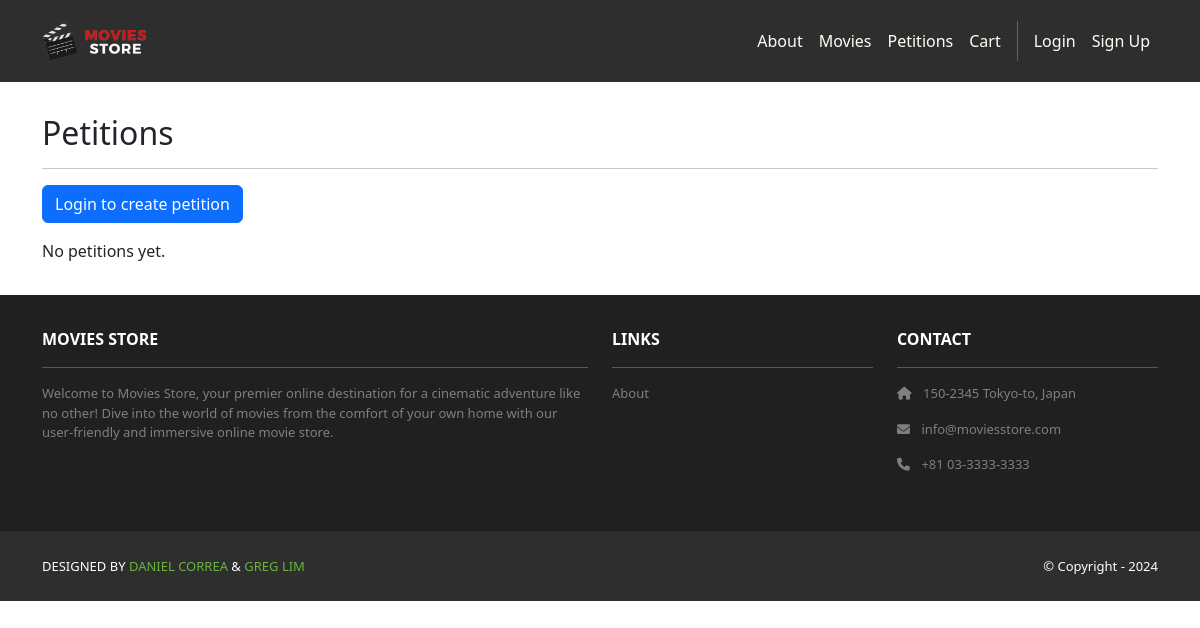
The app's page /movies/petitions/, older data.
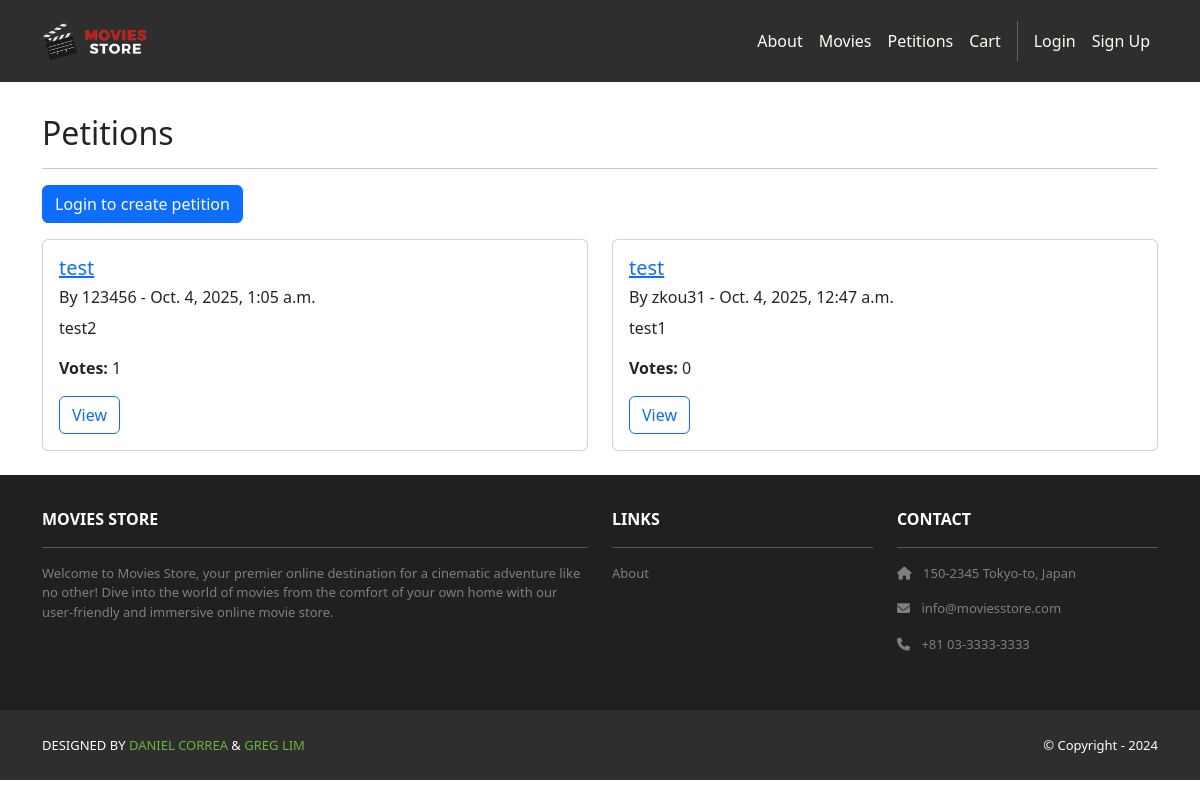
The same page, newer data.
### movies/models.py (models this page shows, shortened)
class Petition(models.Model):
    id = models.AutoField(primary_key=True)
    title = models.CharField(max_length=255)
    created_at = models.DateTimeField(auto_now_add=True)
    description = models.TextField()
    proposer = models.ForeignKey(User, on_delete=models.CASCADE)
    def votes_count(self):
        return self.votes.count()

### movies/views.py (the view)
# urls.py: path('petitions/', views.petitions_index, name='movies.petitions_index'),
def petitions_index(request):
    petitions = Petition.objects.all().order_by('-created_at')
    template_data = {'title': 'Petitions', 'petitions': petitions}
    return render(request, 'movies/petitions_index.html', {'template_data': template_data})

### movies/templates/movies/petitions_index.html
{% extends 'base.html' %}
{% block content %}
{% load static %}
<div class="p-3">
  <div class="container">
    <div class="row mt-3">
      <div class="col mx-auto mb-3">
        <h2>Petitions</h2>
        <hr/>
        <p class="card-text">
          {% if user.is_authenticated %}
            <a class="btn btn-primary" href="{% url 'movies.petition_create' %}"> Create Petition </a>
          {% else %}
            <a class="btn btn-primary" href="{% url 'accounts.login' %}"> Login to create petition </a>
          {% endif %}
        </p>
      </div>
    </div>
    <div class="row">
      {% for petition in template_data.petitions %}
      <div class="col-md-6 mb-2">
        <div class="p=2 card">
          <div class="card-body">
            <h5 class="card-title">
              <a href="{% url 'movies.petition_detail' id=petition.id %}"> {{ petition.title }} </a>
            </h5>
            <h6 calss="card-subtitle mb-2 text-muted">
              By {{ petition.proposer.username }} - {{ petition.created_at }}
            </h6>
            <p class="card-text">
              {{ petition.description | truncatechars:200 }}
            </p>
            <p><b>Votes: </b> {{petition.votes_count}} </p>
           <a
            href="{% url 'movies.petition_detail' id=petition.id %}"
            class="btn btn-outline-primary">
            View </a>
          </div>
        </div>
      </div>
      {% empty %}
      <div class="col-12">
        <p>No petitions yet.</p>
      </div>
      {% endfor %}
    </div>
  </div>
</div>
{% endblock content %}

### moviesstore/templates/base.html (shortened to what this page needs)
<!DOCTYPE html>
<html>
  {% load static %}
  <head>
    <link href="https://cdn.jsdelivr.net/npm/bootstrap@5.3.3/dist/css/bootstrap.min.css" rel="stylesheet">
    <link rel="stylesheet" href="https://cdnjs.cloudflare.com/ajax/libs/font-awesome/6.1.1/css/all.min.css">
    <link rel="stylesheet" type="text/css" href="{% static 'css/style.css' %}">
  </head>
  <body>
    <nav class="p-3 navbar navbar-dark bg-dark navbar-expand-lg">
      <div class="container">
        <a class="navbar-brand" href="{% url 'home.index' %}">
          <img src="{% static 'img/logo.png' %}" alt="logo" height="40" />
        </a>
        <div class="collapse navbar-collapse" id="navbarNavAltMarkup">
          <div class="navbar-nav ms-auto navbar-ml">
            <a class="nav-link" href="{% url 'home.about' %}">About</a>
            <a class="nav-link" href="{% url 'movies.index' %}">Movies</a>
            <a class="nav-link" href="{% url 'movies.petitions_index' %}"> Petitions </a>
            <a class="nav-link" href="{% url 'cart.index' %}">Cart</a>
            {% if user.is_authenticated %}
            <a class="nav-link" href="{% url 'accounts.orders' %}">Orders</a>
            <a class="nav-link" href="{% url 'accounts.logout' %}">Logout ({{ user.username }})</a>
            {% else %}
            <a class="nav-link" href="{% url 'accounts.login' %}">Login</a>
            <a class="nav-link" href="{% url 'accounts.signup' %}">Sign Up</a>
            {% endif %}
          </div>
        </div>
      </div>
    </nav>
    <div>
      {% block content %}
      {% endblock content %}
    </div>
    <section class="p-3 ms-footer d-none d-md-block">
      <div class="container">
        <div class="row mt-3 text-white">
          <div class="col-md-6 col-lg-6 col-xl-6 mx-auto mb-4">
            <b>MOVIES STORE</b>
            <hr />
            <p>Welcome to Movies Store, your premier online destination for a cinematic
              adventure like no other! Dive into the world of movies from the comfort of your own home with our user-friendly
              and immersive online movie store.</p>
          </div>
          <div class="col-md-3 col-lg-3 col-xl-3 mx-auto mb-4">
            <b>LINKS</b>
            <hr />
            <p><a class="nav-link" href="{% url 'home.about' %}">About</a></p>
          </div>
          <div class="col-md-3 col-lg-3 col-xl-3 mx-auto mb-4">
            <b>CONTACT</b>
            <hr />
            <p><i class="fas fa-home me-2"></i> 150-2345 Tokyo-to, Japan</p>
            <p><i class="fas fa-envelope me-2"></i> info@moviesstore.com</p>
            <p><i class="fas fa-phone me-2"></i> +81 03-3333-3333</p>
          </div>
        </div>
      </div>
    </section>
    <section class="p-3 ms-footer-bottom bg-dark">
      <div class="container d-flex justify-content-between">
        <div class="me-5 text-white">
          <span>DESIGNED BY <a href="https://www.x.com/danielgarax" target="_blank">DANIEL CORREA</a> &
            <a href="https://www.x.com/greglim81" target="_blank">GREG LIM</a>
          </span>
        </div>
        <div class="text-white">
          <span>© Copyright - 2024</span>
        </div>
      </div>
    </section>
  </body>
</html>

### moviesstore/static/css/style.css (style rules this page uses)
.navbar a.nav-link { color: #FFFEF6 !important; }
.bg-dark { background-color: #2E2E2E !important; }
.ms-footer { background-color: #202020; }
.ms-footer p { color: #7F7F7F; font-size: 13px; }
.ms-footer-bottom span { font-size: 13px; line-height: 38px; }
.ms-footer-bottom a { color: #6ab43e; text-decoration: none; }

Row changes from the older to the newer data that the page shows:
added Petition: title "test", proposer.username "123456", created_at "Oct. 4, 2025, 1:05 a.m.", description "test2", votes_count "1"
added Petition: title "test", proposer.username "zkou31", created_at "Oct. 4, 2025, 12:47 a.m.", description "test1", votes_count "0"
Text that changed along with them:
text no longer shown: "No petitions yet."
